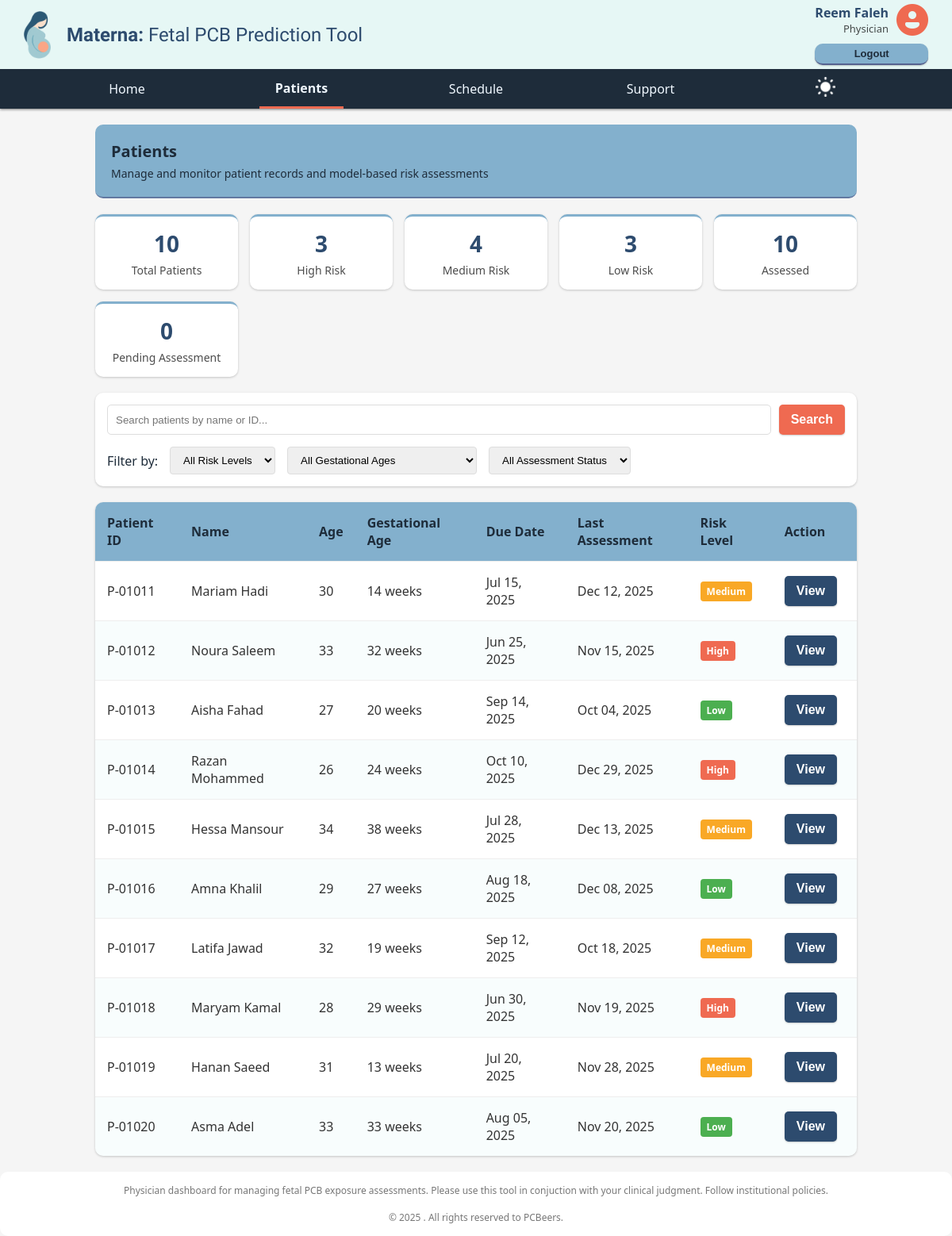
Screenshot of /patients.html (signed in) with the database file from the repository.
### models.py (models this page shows)
class Patient(SQLModel, table=True):
    id: Optional[int] = Field(default=None, primary_key=True)
    name: str
    bdate: date
    age: Optional[int] = None
    gestational_age: Optional[int] = None
    due_date: Optional[date] = None
    risk: Optional[str] = None  # e.g. 'low', 'medium', 'high'
    data_consent: bool = Field(default=False)
    is_complete: bool = Field(default=False)
    notes: Optional[str] = None
    docs: Optional[str] = None  # Could be file path or JSON metadata
    physician_id: Optional[int] = Field(default=None, foreign_key="account.id")
    physician: Optional[Account] = Relationship(back_populates="patients")
    appointments: List["Appointment"] = Relationship(back_populates="patient")
    lab_tests: List["LabTest"] = Relationship(back_populates="patient")
    model_features: List["ModelFeatures"] = Relationship(
        back_populates="patient")

### main.py (the view)
@app.get("/dashboard_analytics", response_class=HTMLResponse)
def get_page(request: Request):
    return templates.TemplateResponse("researcher/analytics_dashboard.html", {"request": request})

### templates/physician/patients.html (shortened to what this page needs)
{% extends "layouts/list_layout.html" %}

### templates/layouts/list_layout.html (shortened to what this page needs)
{% extends "layouts/main_layout.html" %}
{% block content %}
<div class="controls">
    <div>
        <div class="controls-title">{{ data.title }}</div>
        <div class="controls-subtitle">{{ data.subtitle }}</div>
    </div>
</div>
<div class="summary-banner">
    {% for item in data.summary %}
    <div class="summary-item">
        <div class="summary-number">{{ item.number }}</div>
        <div class="summary-label">{{ item.label }}</div>
    </div>
    {% endfor %}
</div>
<div class="search-filter-container">
    <div class="search-bar">
        <input type="text" class="search-input" placeholder="{{ data.search_placeholder }}">
        <button class="button-primary">Search</button>
    </div>
    <div class="filter-section">
        <span class="filter-label">Filter by:</span>
        {% for filter in data.filters %}
        <select class="filter-dropdown">
            {% for option in filter.options %}
            <option>{{ option }}</option>
            {% endfor %}
        </select>
        {% endfor %}
    </div>
</div>
<table class="data-table">
    <thead>
        <tr>
            {% for attribute in data.attributes %}
            <th>{{ attribute }}</th>
            {% endfor %}
        </tr>
    </thead>
    <tbody>
        {% for record in data.records %}
        <tr>
            {% for field in record.fields %}
            <td>{{ field }}</td>
            {% endfor %}
            <td><span class="status-badge {{ record.status_class }}">{{ record.status }}</span></td>
            <td><button value="{{ record.id }}" class="button-secondary action-btn">{{ record.action }}</button></td>
        </tr>
        {% endfor %}
    </tbody>
</table>
{% endblock %}

### static/styles/background.css (style rules this page uses)
:root { --dark-blue: #2d4b6e; --light-blue: #83b0cd; --mint: #e6f7f5; --coral: #ef6a51; --navy: #1e2c3a; --whtish: #f5f5f5; }
body { margin: 0; background-color: var(--whtish); color: rgb(51, 51, 51); font-family: 'Segoe UI', Tahoma, Geneva, Verdana, sans-serif; }
button { padding: 10px 15px; color: white; font-size: medium; font-weight: 550; border: none; border-radius: 5px; box-shadow: 0px 1px 2px rgba(0, 0, 0, 0.2); cursor: pointer; }
.button-primary { background-color: var(--coral); }
.button-secondary { background-color: var(--dark-blue); margin-right: 10px; }
.status-badge { padding: 4px 8px; font-size: 12px; }
.risk-badge, .status-badge { display: inline-block; border-radius: 4px; color: white; font-weight: bold; }
.risk-low, .status-resolved, .status-complete { background-color: #4caf50; }
.risk-medium, .status-pending, .status-update { background-color: #f9a826; }
.risk-high, .status-critical, .status-incomplete { background-color: var(--coral); }

### templates/layouts/list_layout.html (style rules this page uses)
.controls { display: flex; flex-wrap: wrap; justify-content: space-between; align-items: center; margin: 20px 0; padding: 20px; background-color: var(--light-blue); color: var(--navy); border-radius: 10px; border-bottom: 2px solid rgba(85, 98, 143, 0.7); }
.controls-title { font-size: 20px; font-weight: bold; }
.controls-subtitle { font-size: 14px; margin-top: 5px; }
.button-primary { background-color: var(--coral); }
.button-secondary { background-color: var(--dark-blue); }
.summary-banner { display: grid; grid-template-columns: repeat(auto-fit, minmax(150px, 1fr)); gap: 15px; margin-bottom: 20px; }
.summary-item { background-color: white; padding: 15px; border-radius: 10px; text-align: center; box-shadow: 0px 1px 3px rgba(0, 0, 0, 0.2); border-top: 3px solid var(--light-blue); }
.summary-number { font-size: 28px; font-weight: bold; color: var(--dark-blue); }
.summary-label { color: rgba(0, 0, 0, 0.7); font-size: 14px; margin-top: 5px; }
.search-filter-container { background-color: white; padding: 15px; border-radius: 10px; margin-bottom: 20px; box-shadow: 0px 1px 3px rgba(0, 0, 0, 0.2); }
.search-bar { display: flex; gap: 10px; margin-bottom: 15px; }
.search-input { flex: 1; padding: 10px; border: 1px solid #ddd; border-radius: 5px; }
.filter-section { display: flex; flex-wrap: wrap; gap: 15px; align-items: center; }
.filter-label { color: var(--navy); font-weight: 500; }
.filter-dropdown, .date-start, .date-end { padding: 8px 12px; border: 1px solid #ddd; border-radius: 4px; }
.data-table { width: 100%; border-collapse: collapse; background-color: white; border-radius: 10px; overflow: hidden; box-shadow: 0px 1px 3px rgba(0, 0, 0, 0.2); margin-bottom: 20px; }
.data-table thead { background-color: var(--light-blue); color: var(--navy); }
.data-table th, .data-table td { padding: 15px; text-align: left; border-bottom: 1px solid #eee; }
.data-table tr:last-child td { border-bottom: none; }
.data-table tr:nth-child(even) { background-color: rgba(230, 249, 248, 0.3); }

### rows the page displays
Patient: fields "P-01011" "30" "14 weeks" "Jul 15, 2025" "Dec 12, 2025", name "Mariam Hadi", status "Medium", {{ record.id }} 1011 (drawn), action "View"
Patient: fields "P-01012" "33" "32 weeks" "Jun 25, 2025" "Nov 15, 2025", name "Noura Saleem", status "High", {{ record.id }} 1012 (drawn), action "View"
Patient: fields "P-01013" "27" "20 weeks" "Sep 14, 2025" "Oct 04, 2025", name "Aisha Fahad", status "Low", {{ record.id }} 1013 (drawn), action "View"
Patient: fields "P-01014" "26" "24 weeks" "Oct 10, 2025" "Dec 29, 2025", name "Razan Mohammed", status "High", {{ record.id }} 1014 (drawn), action "View"
Patient: fields "P-01015" "34" "38 weeks" "Jul 28, 2025" "Dec 13, 2025", name "Hessa Mansour", status "Medium", {{ record.id }} 1015 (drawn), action "View"
Patient: fields "P-01016" "29" "27 weeks" "Aug 18, 2025" "Dec 08, 2025", name "Amna Khalil", status "Low", {{ record.id }} 1016 (drawn), action "View"
Patient: fields "P-01017" "32" "19 weeks" "Sep 12, 2025" "Oct 18, 2025", name "Latifa Jawad", status "Medium", {{ record.id }} 1017 (drawn), action "View"
Patient: fields "P-01018" "28" "29 weeks" "Jun 30, 2025" "Nov 19, 2025", name "Maryam Kamal", status "High", {{ record.id }} 1018 (drawn), action "View"
Patient: fields "P-01019" "31" "13 weeks" "Jul 20, 2025" "Nov 28, 2025", name "Hanan Saeed", status "Medium", {{ record.id }} 1019 (drawn), action "View"
Patient: fields "P-01020" "33" "33 weeks" "Aug 05, 2025" "Nov 20, 2025", name "Asma Adel", status "Low", {{ record.id }} 1020 (drawn), action "View"

### other values shown
{{ data.first_name }} "Reem"
{{ data.last_name }} "Faleh"
{{ data.job }} "Physician"
{{ label }} "Home Patients Schedule Support"
{{ data.title }} "Patients"
{{ data.subtitle }} "Manage and monitor patient records and model-based risk assessments"
{{ item.number }} "10" "3" "4" "3" "10" "0"
{{ item.label }} "Total Patients" "High Risk" "Medium Risk" "Low Risk" "Assessed" "Pending Assessment"
{{ attribute }} "Patient ID" "Name" "Age" "Gestational Age" "Due Date" "Last Assessment" "Risk Level" "Action"
form field value "All Risk Levels"
form field value "All Gestational Ages"
form field value "All Assessment Status"
